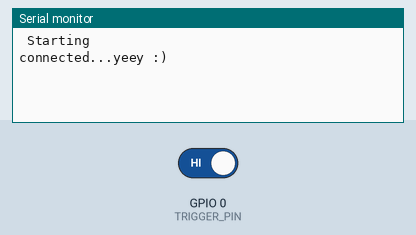
Recording of a sketch running on a simulated ESP8266 (NodeMCU). Parts: the last lines printed to the serial monitor. The inputs (shaded band) are chosen by the test bench; at power-on: GPIO 0 (TRIGGER_PIN) HIGH. WiFi joins after 1.5 s; servers stay silent unless stated.

Above: at 6.4 s.
6.5 s: GPIO 0 (TRIGGER_PIN) driven LOW
At 7.2 s:
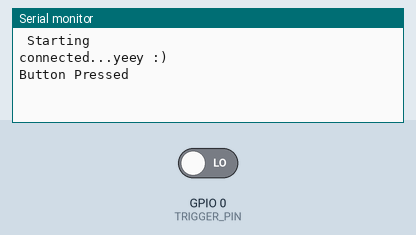
8.0 s: GPIO 0 (TRIGGER_PIN) driven HIGH
At 10.7 s:
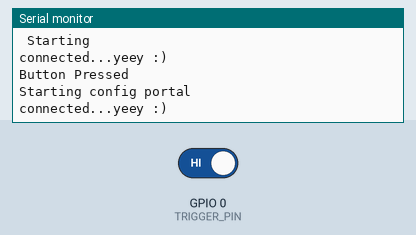

The sketch:

Watersensor_WifiManager_IFtttt.ino
```cpp
/**
 * WiFiManager advanced demo, contains advanced configurartion options
 * Implements TRIGGEN_PIN button press, press for ondemand configportal, hold for 3 seconds for reset settings.
 */

 #include <ESP8266WiFi.h>
// Set IFTTT Webhooks event name and key
#define IFTTT_Key "Your IFTTT Key"
#define IFTTT_Event "ESP8266_Event" // or whatever you have chosen
#define IFTTT_Value1 "Hej det är Sam!"
#define IFTTT_Value2 "870606"
#define IFTTT_Value3 "value 3"

WiFiClient client;

#include <WiFiManager.h> // https://github.com/tzapu/WiFiManager

#define TRIGGER_PIN 0

// wifimanager can run in a blocking mode or a non blocking mode
// Be sure to know how to process loops with no delay() if using non blocking
bool wm_nonblocking = false; // change to true to use non blocking

WiFiManager wm; // global wm instance
WiFiManagerParameter custom_field; // global param ( for non blocking w params )

void setup() {
  WiFi.mode(WIFI_STA); // explicitly set mode, esp defaults to STA+AP
  Serial.begin(115200);
  Serial.setDebugOutput(true);
  delay(3000);
  Serial.println("\n Starting");

  pinMode(TRIGGER_PIN, INPUT);

  // wm.resetSettings(); // wipe settings

  if(wm_nonblocking) wm.setConfigPortalBlocking(false);

  // add a custom input field
  int customFieldLength = 40;


  // new (&custom_field) WiFiManagerParameter("customfieldid", "Custom Field Label", "Custom Field Value", customFieldLength,"placeholder=\"Custom Field Placeholder\"");

  // test custom html input type(checkbox)
  // new (&custom_field) WiFiManagerParameter("customfieldid", "Custom Field Label", "Custom Field Value", customFieldLength,"placeholder=\"Custom Field Placeholder\" type=\"checkbox\""); // custom html type

  // test custom html(radio)
  const char* custom_radio_str = "<br/><label for='customfieldid'>Custom Field Label</label><input type='radio' name='customfieldid' value='1' checked> One<br><input type='radio' name='customfieldid' value='2'> Two<br><input type='radio' name='customfieldid' value='3'> Three";
  new (&custom_field) WiFiManagerParameter(custom_radio_str); // custom html input

  wm.addParameter(&custom_field);
  wm.setSaveParamsCallback(saveParamCallback);

  // custom menu via array or vector
  //
  // menu tokens, "wifi","wifinoscan","info","param","close","sep","erase","restart","exit" (sep is seperator) (if param is in menu, params will not show up in wifi page!)
  // const char* menu[] = {"wifi","info","param","sep","restart","exit"};
  // wm.setMenu(menu,6);
  std::vector<const char *> menu = {"wifi","info","param","sep","restart","exit"};
  wm.setMenu(menu);

  // set dark theme
  wm.setClass("invert");


  //set static ip
  // wm.setSTAStaticIPConfig(IPAddress(10,0,1,99), IPAddress(10,0,1,1), IPAddress(255,255,255,0)); // set static ip,gw,sn
  // wm.setShowStaticFields(true); // force show static ip fields
  // wm.setShowDnsFields(true);    // force show dns field always

  // wm.setConnectTimeout(20); // how long to try to connect for before continuing
  wm.setConfigPortalTimeout(30); // auto close configportal after n seconds
  // wm.setCaptivePortalEnable(false); // disable captive portal redirection
  // wm.setAPClientCheck(true); // avoid timeout if client connected to softap

  // wifi scan settings
  // wm.setRemoveDuplicateAPs(false); // do not remove duplicate ap names (true)
  // wm.setMinimumSignalQuality(20);  // set min RSSI (percentage) to show in scans, null = 8%
  // wm.setShowInfoErase(false);      // do not show erase button on info page
  // wm.setScanDispPerc(true);       // show RSSI as percentage not graph icons

  // wm.setBreakAfterConfig(true);   // always exit configportal even if wifi save fails

  bool res;
  // res = wm.autoConnect(); // auto generated AP name from chipid
  // res = wm.autoConnect("AutoConnectAP"); // anonymous ap
  res = wm.autoConnect("AutoConnectAP","password"); // password protected ap

  if(!res) {
    Serial.println("Failed to connect or hit timeout");
    // ESP.restart();
  }
  else {
    //if you get here you have connected to the WiFi
    Serial.println("connected...yeey :)");

    // Send Webook to IFTTT
    send_webhook();
  }
}
void send_webhook(){
  // construct the JSON payload
  String jsonString = "";
  jsonString += "{\"value1\":\"";
  jsonString += IFTTT_Value1;
  jsonString += "\",\"value2\":\"";
  jsonString += IFTTT_Value2;
  jsonString += "\",\"value3\":\"";
  jsonString += IFTTT_Value3;
  jsonString += "\"}";
  int jsonLength = jsonString.length();
  String lenString = String(jsonLength);
  // connect to the Maker event server
  client.connect("maker.ifttt.com", 80);
  // construct the POST request
  String postString = "";
  postString += "POST /trigger/";
  postString += IFTTT_Event;
  postString += "/with/key/";
  postString += IFTTT_Key;
  postString += " HTTP/1.1\r\n";
  postString += "Host: maker.ifttt.com\r\n";
  postString += "Content-Type: application/json\r\n";
  postString += "Content-Length: ";
  postString += lenString + "\r\n";
  postString += "\r\n";
  postString += jsonString; // combine post request and JSON

  client.print(postString);
  delay(500);
  client.stop();
}
void checkButton(){
  // check for button press
  if ( digitalRead(TRIGGER_PIN) == LOW ) {
    // poor mans debounce/press-hold, code not ideal for production
    delay(50);
    if( digitalRead(TRIGGER_PIN) == LOW ){
      Serial.println("Button Pressed");
      // still holding button for 3000 ms, reset settings, code not ideaa for production
      delay(3000); // reset delay hold
      if( digitalRead(TRIGGER_PIN) == LOW ){
        Serial.println("Button Held");
        Serial.println("Erasing Config, restarting");
        wm.resetSettings();
        ESP.restart();
      }

      // start portal w delay
      Serial.println("Starting config portal");
      wm.setConfigPortalTimeout(120);

      if (!wm.startConfigPortal("OnDemandAP","password")) {
        Serial.println("failed to connect or hit timeout");
        delay(3000);
        // ESP.restart();
      } else {
        //if you get here you have connected to the WiFi
        Serial.println("connected...yeey :)");
      }
    }
  }
}


String getParam(String name){
  //read parameter from server, for customhmtl input
  String value;
  if(wm.server->hasArg(name)) {
    value = wm.server->arg(name);
  }
  return value;
}

void saveParamCallback(){
  Serial.println("[CALLBACK] saveParamCallback fired");
  Serial.println("PARAM customfieldid = " + getParam("customfieldid"));
}

void loop() {
  if(wm_nonblocking) wm.process(); // avoid delays() in loop when non-blocking and other long running code
  checkButton();
  // put your main code here, to run repeatedly:
}
```

Measured:
- after the input at 6.5 s, the serial monitor: prints a new line after 0.05 s (image 1)
- after the input at 8.0 s, the serial monitor: prints a new line after 1.6 s (image 2)
